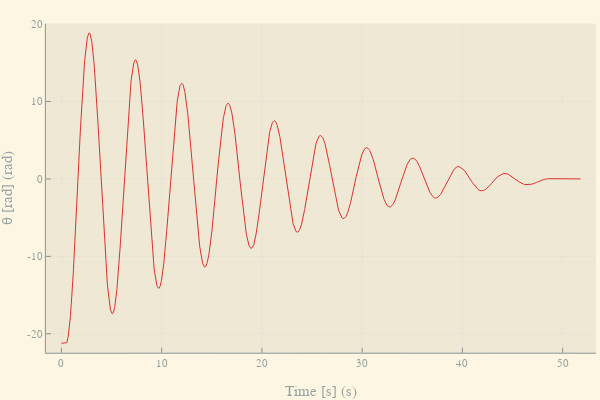

Source (notebook cell):
### Markdown cell above
### Gögn 3, Mæling á θ yfir tíma nema með segul á topp súlunar

### Code cell
data3 = CSV.read("data3.csv", DataFrame)

data3[!,2] = data3[!,2] .- data3[end,2]

data3[!,2] = data3[!,2]u"rad" #.± 1u"°"
data3[!,1] = data3[!,1]u"s"

plot(data3[!,1], data3[!,2],
	xlabel = "Time [s]",
	ylabel = "θ [rad]",
	labels = :none)

### Figure 1 — Plotly figure (JSON) as saved in the notebook; plotly's stock layout.template omitted (floating-point values rounded to 4 significant figures; data arrays with more than 128 entries replaced by an {"elided": "..."} marker saying what was removed)
{"data": [{"colorbar": {"title": ""}, "legendgroup": "", "line": {"color": "rgba(220, 50, 47, 1.000)", "dash": "solid", "shape": "linear", "width": 1}, "mode": "lines", "name": "", "showlegend": false, "type": "scatter", "x": {"elided": "2590 float values"}, "xaxis": "x", "y": {"elided": "2590 float values"}, "yaxis": "y", "zmax": null, "zmin": null}], "layout": {"annotations": [], "height": 400, "legend": {"bgcolor": "rgba(253, 246, 227, 1.000)", "bordercolor": "rgba(147, 161, 161, 1.000)", "borderwidth": 1, "font": {"color": "rgba(131, 148, 150, 1.000)", "family": "sans-serif", "size": 11}, "title": {"font": {"color": "rgba(131, 148, 150, 1.000)", "family": "sans-serif", "size": 15}, "text": ""}, "tracegroupgap": 0, "traceorder": "normal", "x": 1, "xanchor": "auto", "y": 1, "yanchor": "auto"}, "margin": {"b": 20, "l": 0, "r": 0, "t": 20}, "paper_bgcolor": "rgba(253, 246, 227, 1.000)", "plot_bgcolor": "rgba(238, 232, 213, 1.000)", "showlegend": true, "width": 600, "xaxis": {"anchor": "y", "domain": [0.07647, 0.9934], "gridcolor": "rgba(131, 148, 150, 0.100)", "gridwidth": 0.5, "linecolor": "rgba(131, 148, 150, 1.000)", "mirror": false, "range": [-1.553, 53.33], "showgrid": true, "showline": true, "showticklabels": true, "tickangle": 0, "tickcolor": "rgb(131, 148, 150)", "tickfont": {"color": "rgba(147, 161, 161, 1.000)", "family": "sans-serif", "size": 11}, "tickmode": "array", "ticks": "inside", "ticktext": ["0", "10", "20", "30", "40", "50"], "tickvals": [0, 10, 20, 30, 40, 50], "title": "Time [s] (s)", "titlefont": {"color": "rgba(147, 161, 161, 1.000)", "family": "sans-serif", "size": 15}, "type": "-", "visible": true, "zeroline": false, "zerolinecolor": "rgba(131, 148, 150, 1.000)"}, "yaxis": {"anchor": "x", "domain": [0.07581, 0.9902], "gridcolor": "rgba(131, 148, 150, 0.100)", "gridwidth": 0.5, "linecolor": "rgba(131, 148, 150, 1.000)", "mirror": false, "range": [-22.44, 20.07], "showgrid": true, "showline": true, "showticklabels": true, "tickangle": 0, "tickcolor": "rgb(131, 148, 150)", "tickfont": {"color": "rgba(147, 161, 161, 1.000)", "family": "sans-serif", "size": 11}, "tickmode": "array", "ticks": "inside", "ticktext": ["-20", "-10", "0", "10", "20"], "tickvals": [-20, -10, 0, 10, 20], "title": "θ [rad] (rad)", "titlefont": {"color": "rgba(147, 161, 161, 1.000)", "family": "sans-serif", "size": 15}, "type": "-", "visible": true, "zeroline": false, "zerolinecolor": "rgba(131, 148, 150, 1.000)"}}}
